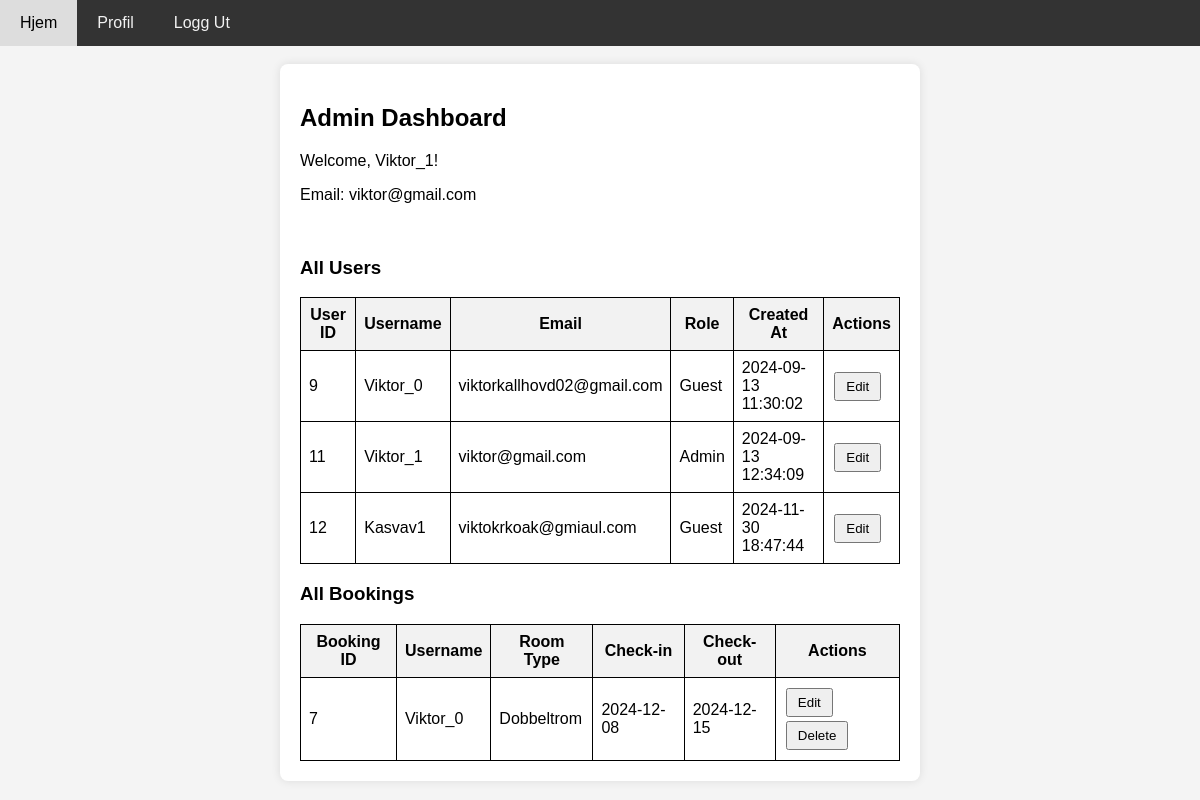
Page /profile.php (signed in) on the committed database.
### tables this page shows
CREATE TABLE `users` (
  `user_id` int(11) NOT NULL,
  `username` varchar(255) NOT NULL,
  `password` varchar(255) NOT NULL,
  `email` varchar(255) NOT NULL,
  `role` tinyint(1) NOT NULL COMMENT 'boolean 0 = gjest, 1 = admin',
  `created_at` timestamp NULL DEFAULT current_timestamp()
);

CREATE TABLE `bookings` (
  `booking_id` int(11) NOT NULL,
  `user_id` int(11) NOT NULL,
  `room_id` int(11) NOT NULL,
  `check_in` date NOT NULL,
  `check_out` date NOT NULL,
  `adults` int(11) NOT NULL,
  `children` int(11) NOT NULL,
  `created_at` timestamp NOT NULL DEFAULT current_timestamp() ON UPDATE current_timestamp()
);

CREATE TABLE `room_types` (
  `room_type_id` int(11) NOT NULL,
  `type_name` varchar(255) NOT NULL,
  `description` text NOT NULL,
  `max_adults` int(11) NOT NULL,
  `max_children` int(11) NOT NULL,
  `price` int(11) NOT NULL
);

### Components/functions/user_functions.php (called while the page is built, shortened)
<?php
class User {
    protected $user_id;
    protected $username;
    protected $email;
    protected $conn;
    public function __construct($user_id, $conn) {
        $this->user_id = $user_id;
        $this->conn = $conn;
        $this->loadUserData();
    }
    protected function loadUserData() {
        $sql = "SELECT user_id, username, email, role, created_at FROM users WHERE user_id = ?";
        $stmt = $this->conn->prepare($sql);
        $stmt->bind_param("i", $this->user_id);
        $stmt->execute();
        $result = $stmt->get_result()->fetch_assoc();
        if ($result) {
            $this->username = $result['username'];
            $this->email = $result['email'];
        }
    }
    public function getUsername() {
        return $this->username;
    }
    public function getEmail() {
        return $this->email;
    }
}
class Admin extends User {
    public function getAllUsers() {
        $sql = "SELECT user_id, username, email, role, created_at FROM users";
        $result = $this->conn->query($sql);
        if ($result->num_rows > 0) {
            return $result->fetch_all(MYSQLI_ASSOC);
        } else {
            return [];
        }
    }
}
?>

### public/profiles/admin_dashboard.php (the view, shortened to what this page needs)
<?php
$allUsers = $userProfile->getAllUsers();
$edit_user_id = isset($_POST['edit_user_id']) ? $_POST['edit_user_id'] : null;
function getAllBookings($limit, $offset)
{
    global $conn;
    $sql = "SELECT bookings.booking_id, bookings.check_in, bookings.check_out,
                   users.username, room_types.type_name AS room_type
            FROM bookings
            JOIN rooms ON bookings.room_id = rooms.room_id
            JOIN room_types ON rooms.room_type_id = room_types.room_type_id
            JOIN users ON bookings.user_id = users.user_id
            LIMIT ? OFFSET ?";
    $stmt = $conn->prepare($sql);
    $stmt->bind_param("ii", $limit, $offset);
    if (!$stmt->execute()) {
        die("Execution error: " . $stmt->error);
    }
    $result = $stmt->get_result();
    return $result && $result->num_rows > 0 ? $result->fetch_all(MYSQLI_ASSOC) : [];
}
$limit = 10;
$offset = 0;
$allBookings = getAllBookings($limit, $offset);
?>
<html lang="en">
<head>
    <link rel="stylesheet" href="../css/admin.css">
</head>
<body>
    <div>
        <div>
            <h2>Admin Dashboard</h2>
            <p>Welcome, <?php echo htmlspecialchars($userProfile->getUsername()); ?>!</p>
            <p>Email: <?php echo htmlspecialchars($userProfile->getEmail()); ?></p>
            <br>
            <h3>All Users</h3>
            <table>
                <thead>
                    <tr>
                        <th>User ID</th>
                        <th>Username</th>
                        <th>Email</th>
                        <th>Role</th>
                        <th>Created At</th>
                        <th>Actions</th>
                    </tr>
                </thead>
                <tbody>
                    <?php foreach ($allUsers as $user): ?>
                        <?php if ($edit_user_id == $user['user_id']): ?>
                            <tr>
                                <form action="" method="post">
                                    <td><?php echo htmlspecialchars($user['user_id']); ?></td>
                                    <td><input type="text" name="username" value="<?php echo htmlspecialchars($user['username']); ?>"></td>
                                    <td><?php echo htmlspecialchars($user['email']); ?></td>
                                    <td>
                                        <select name="role">
                                            <option value="1" <?php echo $user['role'] == 1 ? 'selected' : ''; ?>>Admin</option>
                                            <option value="0" <?php echo $user['role'] == 0 ? 'selected' : ''; ?>>Guest</option>
                                        </select>
                                    </td>
                                    <td><?php echo htmlspecialchars($user['created_at']); ?></td>
                                    <td>
                                        <input type="hidden" name="user_id" value="<?php echo htmlspecialchars($user['user_id']); ?>">
                                        <button type="submit">Save</button>
                                        <button type="submit" name="cancel" value="1">Cancel</button>
                                    </td>
                                </form>
                            </tr>
                        <?php else: ?>
                            <tr>
                                <td><?php echo htmlspecialchars($user['user_id']); ?></td>
                                <td><?php echo htmlspecialchars($user['username']); ?></td>
                                <td><?php echo htmlspecialchars($user['email']); ?></td>
                                <td><?php echo $user['role'] == 1 ? 'Admin' : 'Guest'; ?></td>
                                <td><?php echo htmlspecialchars($user['created_at']); ?></td>
                                <td>
                                    <form action="" method="post">
                                        <button type="submit">Edit</button>
                                    </form>
                                </td>
                            </tr>
                        <?php endif; ?>
                    <?php endforeach; ?>
                </tbody>
            </table>
            <h3>All Bookings</h3>
            <table>
                <thead>
                    <tr>
                        <th>Booking ID</th>
                        <th>Username</th>
                        <th>Room Type</th>
                        <th>Check-in</th>
                        <th>Check-out</th>
                        <th>Actions</th>
                    </tr>
                </thead>
                <tbody>
                    <?php if (!empty($allBookings)): ?>
                        <?php foreach ($allBookings as $booking): ?>
                            <?php if (isset($_POST['edit_booking_id']) && $_POST['edit_booking_id'] == $booking['booking_id']): ?>
                                <tr>
                                    <form action="" method="post">
                                        <td><?php echo htmlspecialchars($booking['booking_id']); ?></td>
                                        <td><?php echo htmlspecialchars($booking['username']); ?></td>
                                        <td>
                                            <select name="room_type">
                                                <?php
                                                $roomTypes = getRoomTypes();
                                                foreach ($roomTypes as $roomType) {
                                                    $selected = $booking['room_type'] === $roomType['type_name'] ? 'selected' : '';
                                                    echo "<option value='{$roomType['type_name']}' $selected>{$roomType['type_name']}</option>";
                                                }
                                                ?>
                                            </select>
                                        </td>
                                        <td><input type="date" name="check_in" value="<?php echo htmlspecialchars($booking['check_in']); ?>"></td>
                                        <td><input type="date" name="check_out" value="<?php echo htmlspecialchars($booking['check_out']); ?>"></td>
                                        <td>
                                            <input type="hidden" name="booking_id" value="<?php echo htmlspecialchars($booking['booking_id']); ?>">
                                            <button type="submit" name="save_booking">Save</button>
                                            <button type="submit" name="cancel_edit" value="1">Cancel</button>
                                        </td>
                                    </form>
                                </tr>
                            <?php else: ?>
                                <tr>
                                    <td><?php echo htmlspecialchars($booking['booking_id']); ?></td>
                                    <td><?php echo htmlspecialchars($booking['username']); ?></td>
                                    <td><?php echo htmlspecialchars($booking['room_type']); ?></td>
                                    <td><?php echo htmlspecialchars($booking['check_in']); ?></td>
                                    <td><?php echo htmlspecialchars($booking['check_out']); ?></td>
                                    <td>
                                        <form action="" method="post" style="display:inline-block;">
                                            <button type="submit">Edit</button>
                                        </form>
                                        <form action="" method="post" style="display:inline-block;">
                                            <button type="submit">Delete</button>
                                        </form>
                                    </td>
                                </tr>
                            <?php endif; ?>
                        <?php endforeach; ?>
                    <?php else: ?>
                        <tr>
                            <td colspan="6">No bookings found.</td>
                        </tr>
                    <?php endif; ?>
                </tbody>
            </table>
        </div>
    </div>
</body>
</html>

### Components/header.php (shortened to what this page needs)
<!DOCTYPE html>
<html>
<head>
    <link rel="stylesheet" href="../css/navbar.css">
</head>
<body>
    <div class="navbar">
        <a href="index.php">Hjem</a>
        <?php if (!isset($_SESSION['user_id'])): ?>
            <a href="register.php">Registrer Bruker</a>
            <a href="login.php">Logg Inn</a>
        <?php else: ?>
            <a href="profile.php">Profil</a>
        <?php endif; ?>
        <?php if (isset($_SESSION['user_id'])): ?>
            <form class="navbar" id="logout-form" action="../logout.php" method="POST" style="display:inline;">
                <a href="../logout.php" type="submit" id="logout">Logg Ut</a>
            </form>
        <?php endif; ?>
    </div>
    <br>
</body>
</html>

### public/profile.php (shortened to what this page needs)
<?php
include '../db_connect.php';
include '../Components/header.php';
include '../Components/functions/user_functions.php';
$userProfile = null;
if (isset($_SESSION['user_id'])) {
    $user_id = $_SESSION['user_id'];
    $userProfile = new User($user_id, $conn);
    $userRole = $userProfile->getRole();
    if ($userRole === 1) {
        $userProfile = new Admin($user_id, $conn);
    } elseif ($userRole === 0) {
        $userProfile = new Guest($user_id, $conn);
    } else {
        header('Location: login.php');
        exit();
    }
}
$isAdmin = $userProfile instanceof Admin;
?>
<div class="container">
    <div class="profile">
        <?php
        if ($isAdmin) {
            include "profiles/admin_dashboard.php";
        } else {
            include "profiles/guest_profile.php";
            exit();
        }
        ?>
    </div>
</div>

### css/navbar.css (style rules this page uses)
body { font-family: Arial, sans-serif; background-color: #f4f4f4; margin: 0; padding: 0; }
.navbar { background-color: #333; overflow: hidden; }
.navbar a { float: left; display: block; color: #f2f2f2; text-align: center; padding: 14px 20px; text-decoration: none; }
.container { padding: 20px; max-width: 600px; margin: auto; padding: auto; background-color: #fff; border-radius: 8px; box-shadow: 0 0 10px rgba(0, 0, 0, 0.1); }

### css/admin.css (style rules this page uses)
table { width: 100%; border-collapse: collapse; }
table, th, td { border: 1px solid black; padding: 8px; }
th { background-color: #f2f2f2; }
button { padding: 5px 10px; margin: 2px; }

### rows in the picture
users: username "Viktor_1", email "viktor@gmail.com", user_id "11", role "Admin", created_at "2024-09-13 12:34:09"
users: user_id "9", username "Viktor_0", email "viktorkallhovd02@gmail.com", role "Guest", created_at "2024-09-13 11:30:02"
users: user_id "12", username "Kasvav1", email "viktokrkoak@gmiaul.com", role "Guest", created_at "2024-11-30 18:47:44"
bookings: booking_id "7", user.username "Viktor_0", room_types.type_name "Dobbeltrom", check_in "2024-12-08", check_out "2024-12-15"
